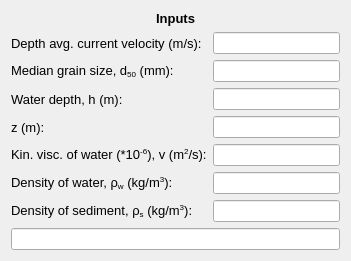
           <widget class="QWidget" name="formLayoutWidget">
            <property name="geometry">
             <rect>
              <x>20</x>
              <y>30</y>
              <width>351</width>
              <height>241</height>
             </rect>
            </property>
            <layout class="QFormLayout" name="formLayout_2">
             <item row="0" column="0" colspan="2">
              <widget class="QLabel" name="inputs_lbl">
               <property name="font">
                <font>
                 <family>MS Shell Dlg 2</family>
                 <pointsize>10</pointsize>
                 <weight>75</weight>
                 <bold>true</bold>
                </font>
               </property>
               <property name="text">
                <string>&lt;html&gt;&lt;head/&gt;&lt;body&gt;&lt;p align=&quot;center&quot;&gt;Inputs&lt;/p&gt;&lt;/body&gt;&lt;/html&gt;</string>
               </property>
              </widget>
             </item>
             <item row="1" column="0">
              <widget class="QLabel" name="Ubar_lbl">
               <property name="font">
                <font>
                 <family>MS Shell Dlg 2</family>
                 <pointsize>10</pointsize>
                </font>
               </property>
               <property name="text">
                <string>Depth avg. current velocity (m/s):</string>
               </property>
              </widget>
             </item>
             <item row="1" column="1">
              <widget class="QLineEdit" name="Ubar_txt"/>
             </item>
             <item row="2" column="0">
              <widget class="QLabel" name="d50_lbl">
               <property name="font">
                <font>
                 <family>MS Shell Dlg 2</family>
                 <pointsize>10</pointsize>
                </font>
               </property>
               <property name="text">
                <string>&lt;html&gt;&lt;head/&gt;&lt;body&gt;&lt;p&gt;Median grain size, d&lt;span style=&quot; vertical-align:sub;&quot;&gt;50&lt;/span&gt; (mm):&lt;/p&gt;&lt;/body&gt;&lt;/html&gt;</string>
               </property>
              </widget>
             </item>
             <item row="2" column="1">
              <widget class="QLineEdit" name="d50_txt"/>
             </item>
             <item row="3" column="0">
              <widget class="QLabel" name="h_lbl">
               <property name="font">
                <font>
                 <family>MS Shell Dlg 2</family>
                 <pointsize>10</pointsize>
                 <weight>50</weight>
                 <bold>false</bold>
                 <strikeout>false</strikeout>
                 <kerning>true</kerning>
                </font>
               </property>
               <property name="text">
                <string>Water depth, h (m):</string>
               </property>
              </widget>
             </item>
             <item row="3" column="1">
              <widget class="QLineEdit" name="h_txt"/>
             </item>
             <item row="4" column="0">
              <widget class="QLabel" name="z_lbl">
               <property name="font">
                <font>
                 <family>MS Shell Dlg 2</family>
                 <pointsize>10</pointsize>
                </font>
               </property>
               <property name="toolTip">
                <string>Height from seabed where concentration value is needed</string>
               </property>
               <property name="text">
                <string>z (m):</string>
               </property>
              </widget>
             </item>
             <item row="4" column="1">
              <widget class="QLineEdit" name="z_txt"/>
             </item>
             <item row="5" column="0">
              <widget class="QLabel" name="nu_lbl">
               <property name="font">
                <font>
                 <family>MS Shell Dlg 2</family>
                 <pointsize>10</pointsize>
                </font>
               </property>
               <property name="text">
                <string>&lt;html&gt;&lt;head/&gt;&lt;body&gt;&lt;p&gt;Kin. visc. of water (*10&lt;span style=&quot; vertical-align:super;&quot;&gt;-6&lt;/span&gt;), v (m&lt;span style=&quot; vertical-align:super;&quot;&gt;2&lt;/span&gt;/s):&lt;/p&gt;&lt;/body&gt;&lt;/html&gt;</string>
               </property>
              </widget>
             </item>
             <item row="5" column="1">
              <widget class="QLineEdit" name="nu_txt"/>
             </item>
             <item row="6" column="0">
              <widget class="QLabel" name="ro_lbl">
               <property name="font">
                <font>
                 <family>MS Shell Dlg 2</family>
                 <pointsize>10</pointsize>
                </font>
               </property>
               <property name="text">
                <string>&lt;html&gt;&lt;head/&gt;&lt;body&gt;&lt;p&gt;Density of water, ρ&lt;span style=&quot; vertical-align:sub;&quot;&gt;w&lt;/span&gt; (kg/m&lt;span style=&quot; vertical-align:super;&quot;&gt;3&lt;/span&gt;):&lt;/p&gt;&lt;/body&gt;&lt;/html&gt;</string>
               </property>
              </widget>
             </item>
             <item row="6" column="1">
              <widget class="QLineEdit" name="ro_txt"/>
             </item>
             <item row="7" column="0">
              <widget class="QLabel" name="ro_s_lbl">
               <property name="font">
                <font>
                 <family>MS Shell Dlg 2</family>
                 <pointsize>10</pointsize>
                </font>
               </property>
               <property name="text">
                <string>&lt;html&gt;&lt;head/&gt;&lt;body&gt;&lt;p&gt;Density of sediment, ρ&lt;span style=&quot; vertical-align:sub;&quot;&gt;s&lt;/span&gt; (kg/m&lt;span style=&quot; vertical-align:super;&quot;&gt;3&lt;/span&gt;):&lt;/p&gt;&lt;/body&gt;&lt;/html&gt;</string>
               </property>
              </widget>
             </item>
             <item row="7" column="1">
              <widget class="QLineEdit" name="ro_s_txt"/>
             </item>
             <item row="8" column="0" colspan="2">
              <widget class="QLineEdit" name="condition_txt">
               <property name="font">
                <font>
                 <family>MS Shell Dlg 2</family>
                 <weight>75</weight>
                 <bold>true</bold>
                </font>
               </property>
               <property name="readOnly">
                <bool>true</bool>
               </property>
              </widget>
             </item>
            </layout>
           </widget>
